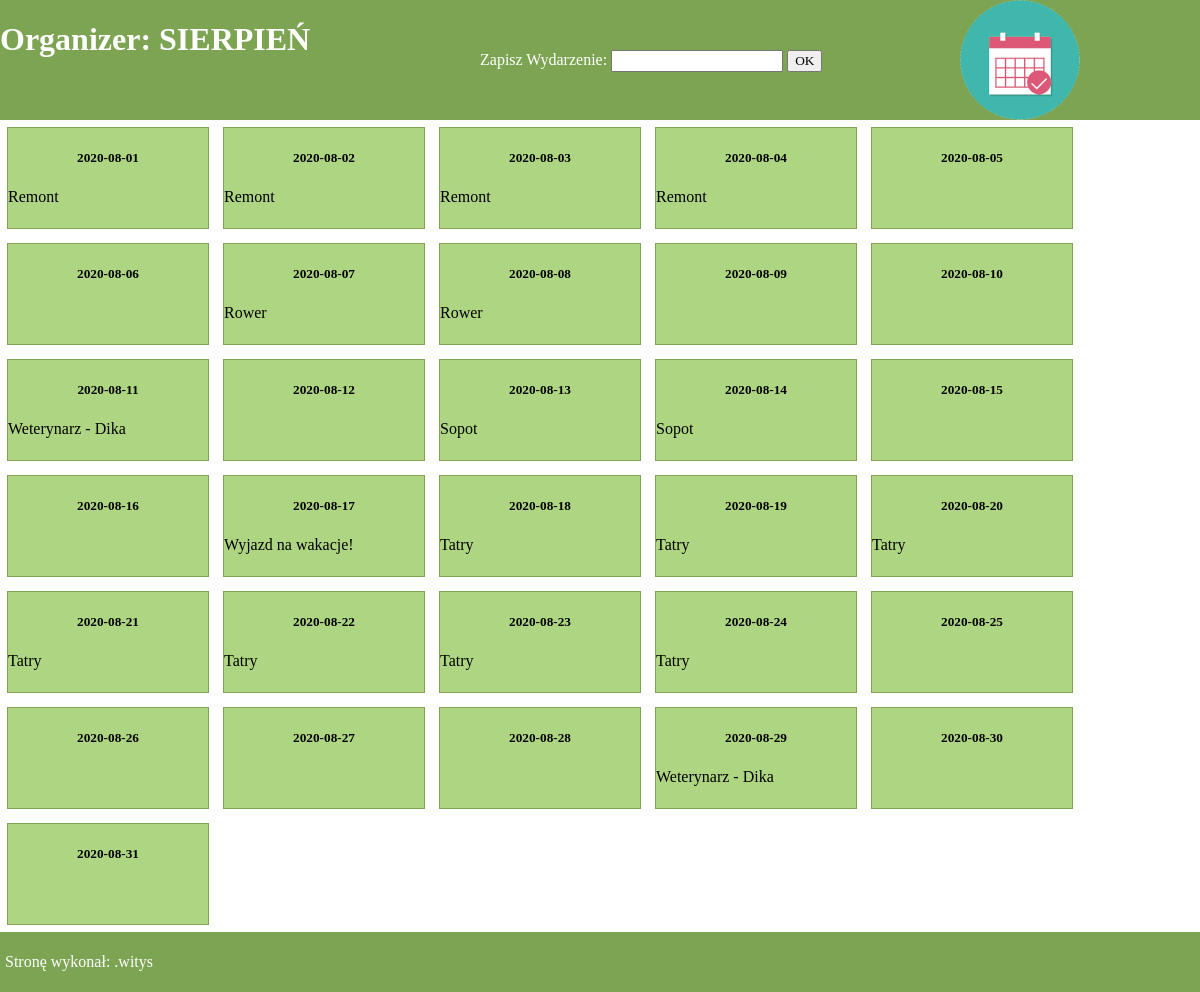
The app's page /styczen/INF.03-05-23.01-SG/organizer.php, older data.
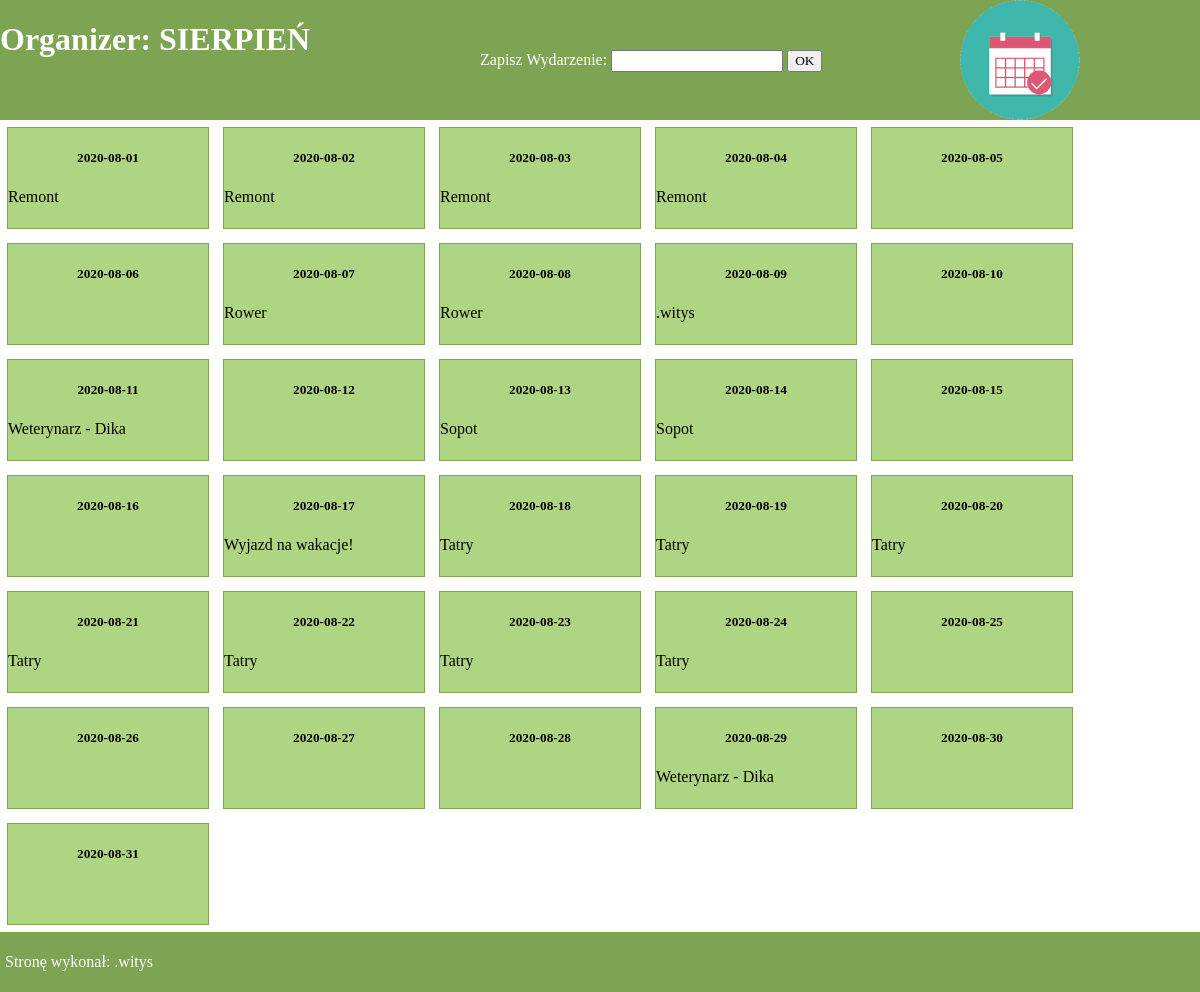
The same page, newer data.
### tables this page shows
CREATE TABLE `zadania` (
  `id` int(10) UNSIGNED NOT NULL,
  `dataZadania` date DEFAULT NULL,
  `wpis` text DEFAULT NULL,
  `miesiac` text DEFAULT NULL,
  `rok` int(10) UNSIGNED DEFAULT NULL
);

### styczen/INF.03-05-23.01-SG/organizer.php (the view, shortened to what this page needs)
<!DOCTYPE html>
<html lang="pl">
<head>
    <link rel="stylesheet" type="text/css" href="styl.css">
</head>
<body>
    <div class="baner1">
        <h1>
            Organizer: SIERPIEŃ
        </h1>
    </div>
    <div class="baner2">
        <form action="organizer.php" method="post">
            Zapisz Wydarzenie:
            <input type="text" name="wydarzenie">
            <input type="submit" value="OK">
        </form>
    </div>
    <div class="baner3">
        <img src="logo2.png" alt="sierpień">
    </div>
    <div class="glowny">
        <?php
        $connect = mysqli_connect("localhost", "root", "", "kalendarz");
        $quest = "SELECT `dataZadania`,`wpis` FROM `zadania` WHERE `miesiac`='sierpien';";
        $prievanwser = mysqli_query($connect, $quest);
        while ($row = mysqli_fetch_array($prievanwser)){
            echo
            "<div class='kalendarz'>
            <h5>"
            .$row['0'].
            "</h5>
            <p>"
            .$row['1'].
            "</p>
            </div>";
        }
        ?>
    </div>
    <div class="stopka">
        <p>
            Stronę wykonał: .witys
        </p>
    </div>
</body>
</html>

### styczen/INF.03-05-23.01-SG/styl.css (style rules this page uses)
body { margin: 0; }
* { font-family: Tahoma; }
.baner1, .baner2, .baner3 { background-color: #7DA453; color: white; height: 120px; float: left; }
.baner1, .baner2 { width: 40%; }
.baner3 { width: 20%; }
.kalendarz { background-color: #AED581; width: 200px; height: 100px; margin: 7px; border: 1px solid #7DA453; float: left; }
.stopka { background-color: #7DA453; color: white; padding: 5px; clear: both; }
h5 { text-align: center; }
form { padding-top: 50px; }

Row changes from the older to the newer data that the page shows:
changed zadania: wpis (not shown) → ".witys"
